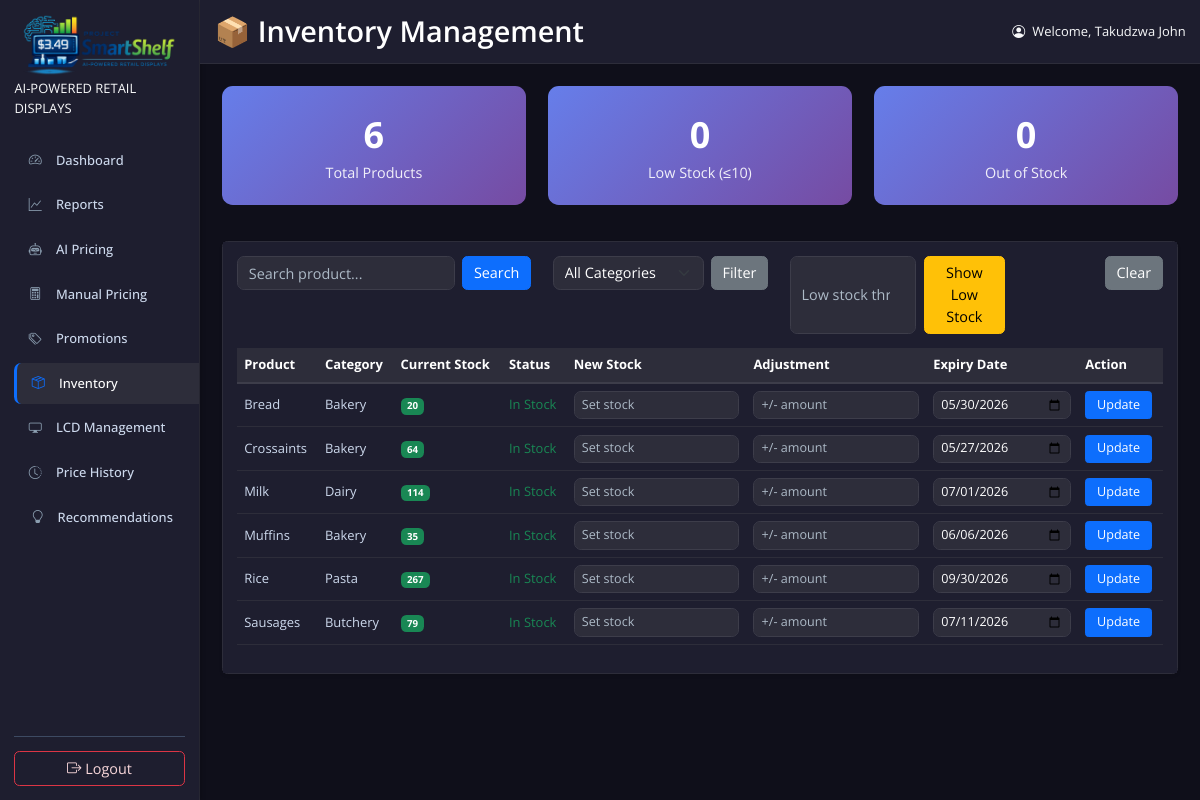
The page /ProjectSmartShelf/inventory-management/ (signed in) on the database its author committed.
### checkout/models.py (models this page shows, shortened)
class Product(models.Model):
    name = models.CharField(max_length=200)
    category = models.CharField(max_length=100)
    price = models.DecimalField(max_digits=10, decimal_places=2)
    expiry_date=models.DateField(null=True, blank=True)
    inventory_level = models.IntegerField(default=0, help_text='Current stock count')
    lcd_id = models.IntegerField(default=1, help_text="1, 2, or 3 for the shelf display")
    class Meta:
        ordering = ['name']

### ProjectSmartShelf/views.py (the view, shortened to what this page needs)
# urls.py: path("inventory-management/", views.inventory_management_view, name="inventory_management"),
@staff_member_required(login_url='staff_login')
def inventory_management_view(request):
    products = Product.objects.all().order_by('name')
    search_query = request.GET.get('search', '')
    category_filter = request.GET.get('category', '')
    low_stock_filter = request.GET.get('low_stock', '')
    if search_query:
        products = products.filter(name__icontains=search_query)
    if category_filter:
        products = products.filter(category=category_filter)
    if low_stock_filter:
        try:
            threshold = int(low_stock_filter)
            products = products.filter(inventory_level__lte=threshold)
        except ValueError:
            pass  # Ignore invalid threshold
    categories = Product.objects.values_list('category', flat=True).distinct().order_by('category')
    total_products = Product.objects.count()
    low_stock_products = Product.objects.filter(inventory_level__lte=10).count()
    out_of_stock_products = Product.objects.filter(inventory_level=0).count()
    context = {
        'products': products,
        'search_query': search_query,
        'category_filter': category_filter,
        'low_stock_filter': low_stock_filter,
        'categories': categories,
        'total_products': total_products,
        'low_stock_products': low_stock_products,
        'out_of_stock_products': out_of_stock_products,
    }
    return render(request, 'inventory_management.html', context)

### ProjectSmartShelf/context_processors.py (called while the page is built)
def simulated_date(request):
    active_date = getattr(request, 'simulated_date', None)
    context = {
        'simulated_date': active_date,
        'recommendations_count': 0,
    }
    cached_count = getattr(request, '_recommendations_count', None)
    if cached_count is not None:
        context['recommendations_count'] = cached_count
        return context
    user = getattr(request, 'user', None)
    if not (user and user.is_authenticated and user.is_staff):
        return context
    try:
        from .recommendations import recommendation_count
        context['recommendations_count'] = recommendation_count(active_date or timezone.localdate())
    except Exception:
        context['recommendations_count'] = 0
    return context

### ProjectSmartShelf/recommendations.py (called while the page is built)
def recommendation_count(base_date):
    return len(build_recommendations(base_date))

### ProjectSmartShelf/simulation.py (called while the page is built, shortened)
def parse_simulated_date(value):
    if not value:
        return None

def get_session_simulated_date(request):
    return parse_simulated_date(request.session.get('simulated_date'))

def get_stored_simulated_date():
    state = SimulationState.objects.filter(key=ACTIVE_DAY_KEY).first()
    return state.current_date if state else None

def get_active_simulated_date(request=None):
    if request is not None:
        session_date = get_session_simulated_date(request)
        if session_date:
            set_active_simulated_date(request, session_date)
            return session_date
    stored_date = get_stored_simulated_date()
    if stored_date:
        if request is not None:
            request.simulated_date = stored_date
        return stored_date

### ProjectSmartShelf/templates/inventory_management.html (shortened to what this page needs)
{% extends "base.html" %}
{% load static %}
{% block page_title %}📦 Inventory Management{% endblock %}
{% block content %}
<div class="row mb-4">
    <div class="col-md-4">
        <div class="stat-card">
            <span class="stat-number">{{ total_products }}</span>
            <span class="stat-label">Total Products</span>
        </div>
    </div>
    <div class="col-md-4">
        <div class="stat-card">
            <span class="stat-number">{{ low_stock_products }}</span>
            <span class="stat-label">Low Stock (≤10)</span>
        </div>
    </div>
    <div class="col-md-4">
        <div class="stat-card">
            <span class="stat-number">{{ out_of_stock_products }}</span>
            <span class="stat-label">Out of Stock</span>
        </div>
    </div>
</div>
<div class="card shadow-sm">
    <div class="card-body">
        <div class="row mb-3">
            <div class="col-md-4">
                <form method="get" class="d-flex">
                    <input type="text" name="search" class="form-control me-2" placeholder="Search product..." value="{{ search_query }}">
                    <button type="submit" class="btn btn-primary">Search</button>
                </form>
            </div>
            <div class="col-md-3">
                <form method="get" class="d-flex">
                    <select name="category" class="form-select me-2">
                        <option value="">All Categories</option>
                    </select>
                    <button type="submit" class="btn btn-secondary">Filter</button>
                </form>
            </div>
            <div class="col-md-3">
                <form method="get" class="d-flex">
                    <input type="number" name="low_stock" class="form-control me-2" placeholder="Low stock threshold" value="{{ low_stock_filter }}" min="0">
                    <button type="submit" class="btn btn-warning">Show Low Stock</button>
                </form>
            </div>
            <div class="col-md-2 text-end">
                <a href="{% url 'inventory_management' %}" class="btn btn-secondary">Clear</a>
            </div>
        </div>
        <div class="table-responsive">
            <table class="table table-hover align-middle">
                <thead>
                    <tr>
                        <th>Product</th>
                        <th>Category</th>
                        <th>Current Stock</th>
                        <th>Status</th>
                        <th>New Stock</th>
                        <th>Adjustment</th>
                        <th>Expiry Date</th>
                        <th>Action</th>
                    </tr>
                </thead>
                <tbody>
                    {% for product in products %}
                    <tr class="{% if product.inventory_level == 0 %}out-of-stock{% elif product.inventory_level <= 10 %}low-stock{% endif %}">
                        <td>{{ product.name }}</td>
                        <td>{{ product.category }}</td>
                        <td>
                            <span class="badge {% if product.inventory_level == 0 %}bg-danger{% elif product.inventory_level <= 10 %}bg-warning{% else %}bg-success{% endif %}">
                                {{ product.inventory_level }}
                            </span>
                        </td>
                        <td>
                            {% if product.inventory_level == 0 %}
                                <span class="text-danger">Out of Stock</span>
                            {% elif product.inventory_level <= 10 %}
                                <span class="text-warning">Low Stock</span>
                            {% else %}
                                <span class="text-success">In Stock</span>
                            {% endif %}
                        </td>
                        <form method="post">
                            <td><input type="number" min="0" name="new_inventory" class="form-control form-control-sm" placeholder="Set stock"></td>
                            <td><input type="number" name="adjustment" class="form-control form-control-sm" placeholder="+/- amount"></td>
                            <td><input type="date" name="expiry_date" class="form-control form-control-sm" value="{% if product.expiry_date %}{{ product.expiry_date|date:'Y-m-d' }}{% endif %}"></td>
                            <td><button type="submit" class="btn btn-primary btn-sm">Update</button></td>
                        </form>
                    </tr>
                    {% endfor %}
                </tbody>
            </table>
        </div>
    </div>
</div>
{% endblock %}

### ProjectSmartShelf/templates/base.html (shortened to what this page needs)
{% load static %}
<!DOCTYPE html>
<html lang="en">
<head>
    <link href="https://cdn.jsdelivr.net/npm/bootstrap@5.3.0/dist/css/bootstrap.min.css" rel="stylesheet">
    <link rel="stylesheet" href="https://cdn.jsdelivr.net/npm/bootstrap-icons@1.11.3/font/bootstrap-icons.min.css">
    <link rel="stylesheet" href="{% static 'styles/css/style.css' %}">
</head>
<body>
    <div class="container-fluid p-0">
        <div class="row g-0">
            <div class="col-md-3 col-lg-2 sidebar-column">
                {% include '_sidebar.html' %}
            </div>
            <div class="col-md-9 col-lg-10 right-col">
                <div class="sticky-header">
                    <div class="d-flex justify-content-between flex-wrap flex-md-nowrap align-items-center py-3">
                        <div class="d-flex align-items-center">
                            <h1 class="h2 mb-0">{% block page_title %}Dashboard{% endblock %}</h1>
                        </div>
                        <div class="btn-toolbar">
                            {% if user.is_authenticated %}
                                <i class="bi bi-person-circle me-2 text-light"></i>
                                <span class="text-light">Welcome, {{ user.get_full_name }}</span>
                            {% endif %}
                        </div>
                    </div>
                </div>
                <main class="main-content">
                    {% block content %}{% endblock %}
                </main>
            </div>
        </div>
    </div>
</body>
</html>

### static/styles/css/style.css (style rules this page uses)
* { box-sizing: border-box; }
html, body { height: 100%; font-size: 90%; width: 100%; margin: 0; padding: 0; overflow: hidden; }
body { font-family: 'Open Sans', sans-serif; }
body > .container-fluid, body > .container-fluid > .row { height: 100vh; max-height: 100vh; overflow: hidden; }
.sidebar-column { background-color: #1e1e2f; border-right: 1px solid #2d2d3a; }
.right-col { height: 100vh; display: flex; flex-direction: column; min-height: 0; overflow: hidden; }
.sticky-header { position: sticky; top: 0; background-color: #1e1e2f; z-index: 1000; border-bottom: 1px solid #2d2d3a; padding: 0 1rem; flex-shrink: 0; }
.sticky-header h1 { color: #ffffff; font-weight: 600; }
.main-content { flex: 1; min-height: 0; overflow-y: auto; padding: 1.5rem; }
.table-responsive { overflow-x: auto; -webkit-overflow-scrolling: touch; }
h1, h2, h3, h4, h5, h6 { font-weight: 600; }
.table thead th { position: sticky; top: 0; z-index: 1; }
.table td, .table th { vertical-align: middle; }
.btn-sm { padding: 0.35rem 0.9rem; }

### ProjectSmartShelf/templates/inventory_management.html (style rules this page uses)
.main-content { background-color: #0f0f1a !important; }
.card, .card-body { background-color: #1e1e2f !important; border-color: #2d2d3a !important; }
.table, .table tbody, .table tr, .table td, .table th, .table thead { background-color: #1e1e2f !important; color: #cdd9ed !important; }
.table thead th { background-color: #2d2d3a !important; color: #ffffff !important; border-bottom: 2px solid #3d3d4a !important; }
.table tbody tr { border-bottom: 1px solid #2d2d3a !important; }
.form-control, .form-select { background-color: #2d2d3a !important; border: 1px solid #3d3d4a !important; color: #e9ecef !important; border-radius: 0.5rem; }
.form-control, .form-select { background-color: #2d2d3a !important; border: 1px solid #3d3d4a !important; color: #ffffff !important; }
.form-control::placeholder { color: #adbac7 !important; opacity: 1; }
input[type="number"].form-control { color: #ffffff !important; }
.btn-sm { padding: 0.25rem 0.75rem; }
.stat-card { background: linear-gradient(135deg, #667eea 0%, #764ba2 100%); border-radius: 0.75rem; padding: 1.5rem; margin-bottom: 1rem; color: white; text-align: center; }
.stat-card .stat-number { font-size: 2.5rem; font-weight: bold; display: block; }
.stat-card .stat-label { font-size: 1rem; opacity: 0.9; }

### rows shown on the page
Product: name "Bread", category "Bakery", inventory_level "20", shows "In Stock", expiry_date "05/30/2026"
Product: name "Crossaints", category "Bakery", inventory_level "64", shows "In Stock", expiry_date "05/27/2026"
Product: name "Milk", category "Dairy", inventory_level "114", shows "In Stock", expiry_date "07/01/2026"
Product: name "Muffins", category "Bakery", inventory_level "35", shows "In Stock", expiry_date "06/06/2026"
Product: name "Rice", category "Pasta", inventory_level "267", shows "In Stock", expiry_date "09/30/2026"
Product: name "Sausages", category "Butchery", inventory_level "79", shows "In Stock", expiry_date "07/11/2026"

### other values the page prints
{{ user.get_full_name }} "Takudzwa John"
{{ total_products }} "6"
{{ low_stock_products }} "0"
{{ out_of_stock_products }} "0"
